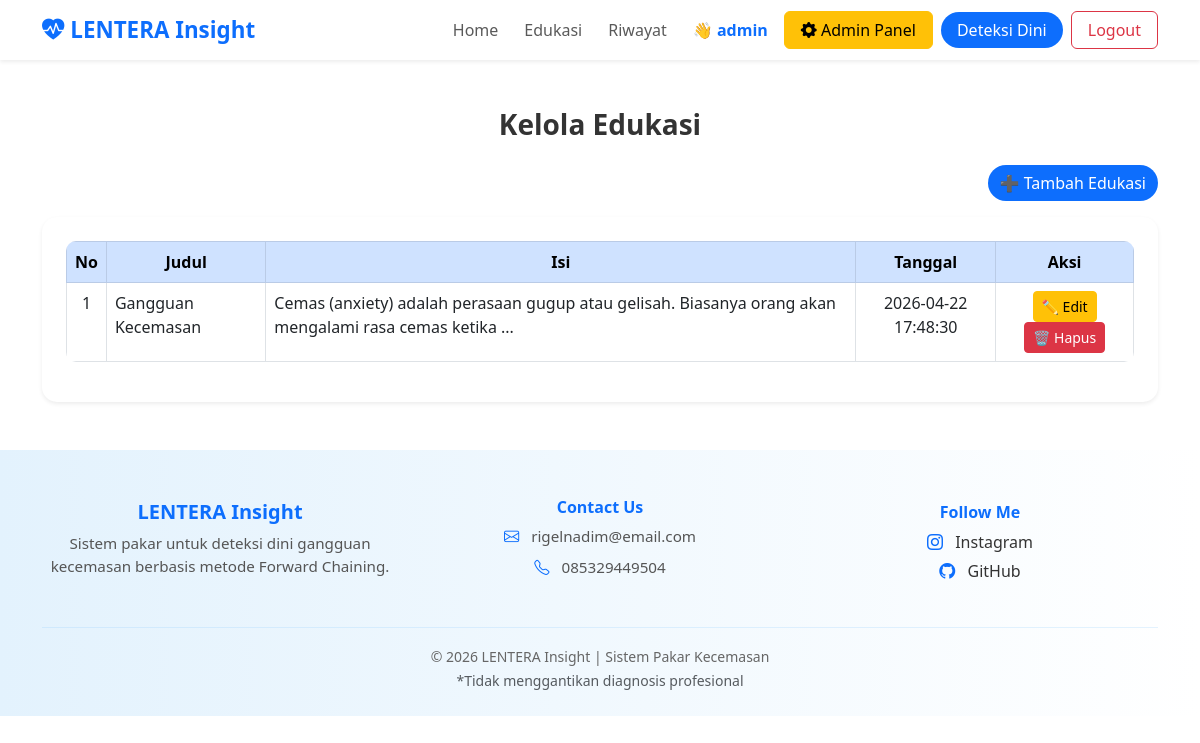
The page /admin/edukasi (signed in) on the database its author committed.
### tables this page shows
CREATE TABLE edukasi (
    id INTEGER PRIMARY KEY AUTOINCREMENT,
    judul TEXT,
    isi TEXT,
    tanggal TIMESTAMP DEFAULT CURRENT_TIMESTAMP
);

### app/routes/admin_routes.py (the view)
@admin.route('/edukasi')
def edukasi():
    if not admin_required():
        return redirect(url_for('auth.login'))
    conn = get_db_connection()
    data = conn.execute(
        "SELECT * FROM edukasi ORDER BY tanggal DESC"
    ).fetchall()
    conn.close()
    return render_template('admin/edukasi/index.html', data=data)

### app/routes/admin_routes.py (called while the page is built)
def admin_required():
    return session.get('username') and session.get('role') == 'admin'

### database/db.py (called while the page is built)
def get_db_connection():
    db_path = os.path.join(BASE_DIR, 'db.sqlite3')
    print("PAKAI DATABASE:", db_path)  # 🔥 DEBUG
    conn = sqlite3.connect(db_path)
    conn.row_factory = sqlite3.Row
    return conn

### app/templates/admin/edukasi/index.html
{% extends 'layout/base.html' %} {% block content %}
<div class="container mt-5">
  <h3 class="mb-4 text-center fw-bold">Kelola Edukasi</h3>
  <div class="mb-3 text-end">
    <a href="{{ url_for('admin.tambah_edukasi') }}" class="btn btn-primary">
      ➕ Tambah Edukasi
    </a>
  </div>
  <div class="card shadow-sm p-4">
    <div class="table-responsive">
      <table class="table table-bordered table-hover">
        <thead class="table-primary text-center">
          <tr>
            <th>No</th>
            <th>Judul</th>
            <th>Isi</th>
            <th>Tanggal</th>
            <th>Aksi</th>
          </tr>
        </thead>
        <tbody>
          {% for e in data %}
          <tr>
            <td class="text-center">{{ loop.index }}</td>
            <td>{{ e['judul'] }}</td>
            <td>{{ e['isi'][:100] }}...</td>
            <td class="text-center">{{ e['tanggal'] }}</td>
            <td class="text-center">
              <a
                href="{{ url_for('admin.edit_edukasi', id=e['id']) }}"
                class="btn btn-warning btn-sm"
              >
                ✏️ Edit
              </a>
              <a
                href="{{ url_for('admin.hapus_edukasi', id=e['id']) }}"
                class="btn btn-danger btn-sm"
                onclick="return confirm('Yakin hapus data?');"
              >
                🗑️ Hapus
              </a>
            </td>
          </tr>
          {% endfor %}
        </tbody>
      </table>
    </div>
  </div>
</div>
{% endblock %}

### app/static/css/style.css (style rules this page uses)
body { font-family: "Segoe UI", sans-serif; background-color: #ffffff; color: #333; }
h1, h2, h3, h4 { font-weight: 600; }
a { text-decoration: none; }
.btn-primary { background-color: #0d6efd; border: none; border-radius: 30px; transition: 0.3s; }
.card { border-radius: 15px; border: none; transition: 0.3s; }
a { transition: 0.3s; }
table { border-radius: 10px; overflow: hidden; }

### rows shown on the page
edukasi: judul "Gangguan Kecemasan", isi "Cemas (anxiety) adalah perasaan gugup atau gelisah. Biasanya orang akan mengalami rasa cemas ketika", tanggal "2026-04-22 17:48:30"

### other values the page prints
{{ session['username'] }} "admin"
